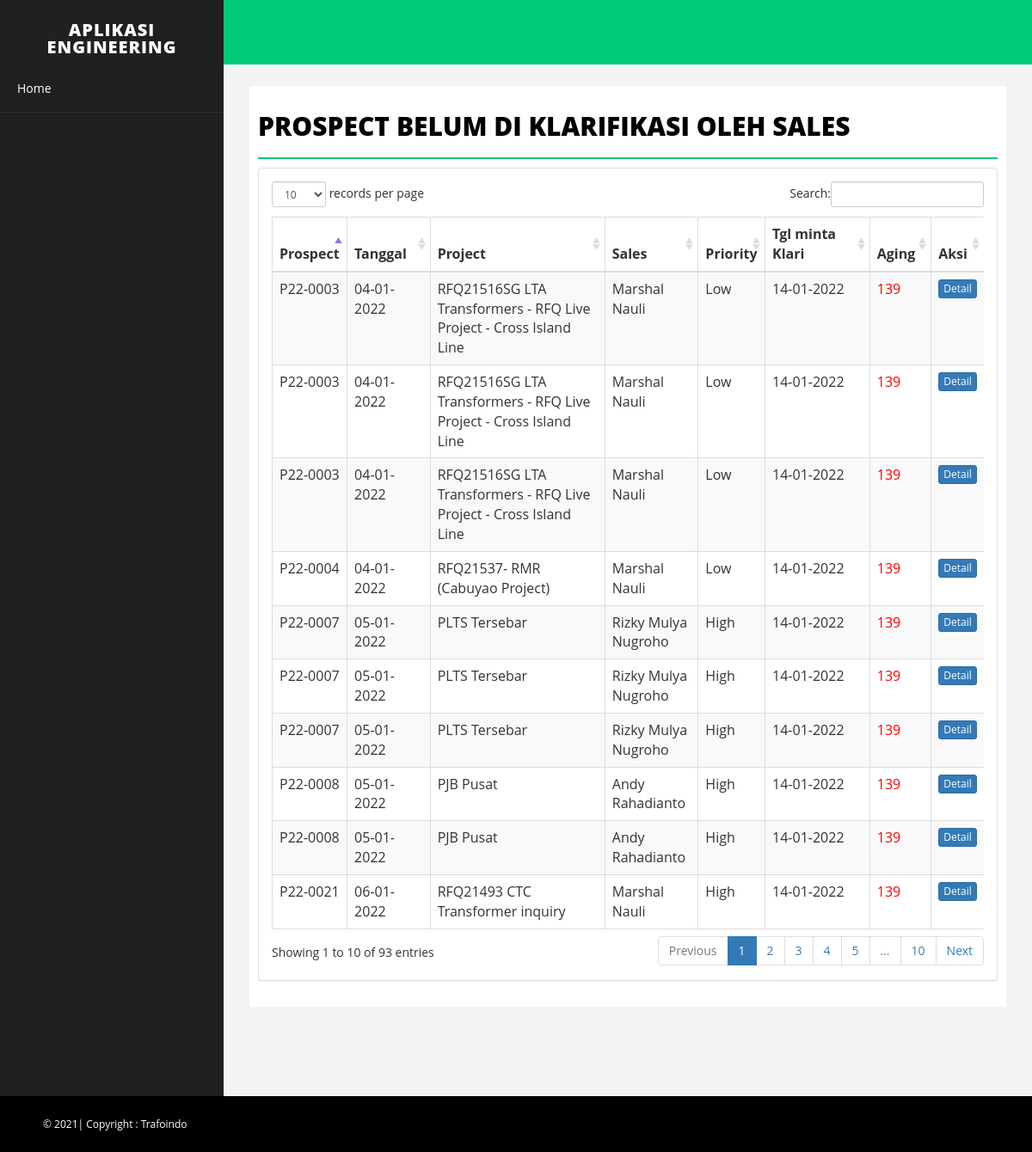
Page /pages/?p=tunggu (signed in) on the committed database.
### tables this page shows
CREATE TABLE `h_rpospect` (
  `id` int(11) NOT NULL,
  `noprospect` varchar(20) NOT NULL,
  `tahun` varchar(10) NOT NULL,
  `tgl_prospect` date NOT NULL,
  `project` varchar(100) NOT NULL,
  `kd_cust` varchar(20) NOT NULL,
  `customer` varchar(100) NOT NULL,
  `alamat` varchar(50) NOT NULL,
  `segment` varchar(50) NOT NULL,
  `sub_segment` varchar(100) NOT NULL,
  `kd_sales` varchar(20) NOT NULL,
  `sales` varchar(30) NOT NULL,
  `priority` varchar(10) NOT NULL,
  `status` int(11) NOT NULL,
  `grupsales` varchar(30) NOT NULL,
  `grupdirektorat` char(50) NOT NULL
);

CREATE TABLE `oil_prospect` (
  `id` int(11) NOT NULL,
  `noprospect` varchar(20) NOT NULL,
  `nopracost` varchar(20) NOT NULL,
  `category` varchar(50) NOT NULL,
  `category_klari` varchar(100) NOT NULL,
  `type_trafo` varchar(100) NOT NULL,
  `type_trafo_klari` varchar(100) NOT NULL,
  `service_condition` varchar(50) NOT NULL,
  `service_condition_klari` varchar(100) NOT NULL,
  `altitude` varchar(11) NOT NULL,
  `altitude_klari` varchar(100) NOT NULL,
  `ambient_temp` varchar(100) NOT NULL,
  `ambient_temp_klari` varchar(100) NOT NULL,
  `standarisasi` varchar(50) NOT NULL,
  `standarisasi_klari` varchar(100) NOT NULL,
  `insulation_thermal` varchar(100) NOT NULL,
  `insulation_thermal_klari` varchar(100) NOT NULL,
  `temp_rise` varchar(11) NOT NULL,
  `temp_rise_klari` varchar(100) NOT NULL,
  `winding_temp` text NOT NULL,
  `winding_temp_klari` text NOT NULL,
  `oil_temp` text NOT NULL,
  `oil_temp_klari` text NOT NULL,
  `rate_capacity` float NOT NULL,
  `rate_capacity_klari` varchar(100) NOT NULL,
  `rate_capacity2` float NOT NULL,
  `rate_capacity2_klari` text NOT NULL,
  `no_phase` varchar(50) NOT NULL,
  `no_phase_klari` varchar(100) NOT NULL,
  `frequency` text NOT NULL,
  `frequency_klari` varchar(100) NOT NULL,
  `primary_voltage` int(11) NOT NULL,
  `primary_voltage_klari` varchar(100) NOT NULL,
  `secondary_voltage` int(11) NOT NULL,
  `secondary_voltage_klari` varchar(100) NOT NULL,
  `vektor_group` varchar(50) NOT NULL,
  `vektor_group_klari` varchar(100) NOT NULL,
  `type_winding` varchar(20) NOT NULL,
  `type_winding_klari` varchar(100) NOT NULL,
  `type_cooling` varchar(50) NOT NULL,
  `type_cooling_klari` varchar(100) NOT NULL,
  `type_cooling1` text NOT NULL,
  `type_cooling2` text NOT NULL,
  `no_tap` int(5) NOT NULL,
  `no_tap_klari` varchar(100) NOT NULL,
  `type_oil` varchar(50) NOT NULL,
  `type_oil_klari` varchar(100) NOT NULL,
  `safety_device` char(50) NOT NULL,
  `safety_device_klari` varchar(100) NOT NULL,
  `temp_indicator` char(50) NOT NULL,
  `temp_indicator_klari` varchar(100) NOT NULL,
  `oil_indicator` char(50) NOT NULL,
  `oil_indicator_klari` varchar(100) NOT NULL,
  `presure_device` char(100) NOT NULL,
  `presure_device_klari` varchar(100) NOT NULL,
  `winding_connection` char(30) NOT NULL,
  `winding_connection_klari` varchar(100) NOT NULL,
  `winding_material` varchar(30) NOT NULL,
  `winding_material_klari` varchar(100) NOT NULL,
  `tap_changer` char(50) NOT NULL,
  `tap_changer_klari` varchar(100) NOT NULL,
  `winding_indicator` char(100) NOT NULL,
  `winding_indicator_klari` varchar(100) NOT NULL,
  `presure_relay` char(150) NOT NULL,
  `presure_relay_klari` varchar(100) NOT NULL,
  `buccholz_relay` char(100) NOT NULL,
  `buccholz_relay_klari` varchar(100) NOT NULL,
  `vacuum_gauge` char(100) NOT NULL,
  `vacuum_gauge_klari` varchar(100) NOT NULL,
  `dig_thermo` char(15) NOT NULL,
  `dig_thermo_klari` varchar(100) NOT NULL,
  `cool_fans` char(10) NOT NULL,
  `cool_fans_klari` varchar(100) NOT NULL,
  `enclosure` char(30) NOT NULL,
  `enclosure_klari` varchar(100) NOT NULL,
  `notes1` varchar(200) NOT NULL,
  `notes1_klari` varchar(100) NOT NULL,
  `notes2` varchar(200) NOT NULL,
  `notes2_klari` varchar(100) NOT NULL,
  `notes3` varchar(200) NOT NULL,
  `notes3_klari` varchar(100) NOT NULL,
  `varian_pros` varchar(5) NOT NULL,
  `tipepracost` varchar(20) NOT NULL,
  `tipeprospect` varchar(20) NOT NULL,
  `tgl_req_klari` date NOT NULL,
  `tgl_resp_klari` date NOT NULL,
  `tgl_app_cust` date NOT NULL,
  `tgl_reject_cust` date NOT NULL,
  `sp_dga` char(5) NOT NULL,
  `sp_sfra` char(5) NOT NULL,
  `sp_delta` char(5) NOT NULL,
  `sp_pd` char(5) NOT NULL,
  `sp_zero` char(5) NOT NULL,
  `test_temp_rise` char(5) NOT NULL,
  `test_impulse` char(5) NOT NULL,
  `test_noise` char(5) NOT NULL,
  `sp_dga_klari` text NOT NULL,
  `sp_sfra_klari` text NOT NULL,
  `sp_delta_klari` text NOT NULL,
  `sp_pd_klari` text NOT NULL,
  `sp_zero_klari` text NOT NULL,
  `test_temp_rise_klari` text NOT NULL,
  `test_impulse_klari` text NOT NULL,
  `test_noise_klari` text NOT NULL,
  `sp_slt` char(5) NOT NULL,
  `sp_slt_klari` char(100) NOT NULL,
  `status` int(11) NOT NULL
);

### pages/Tabel/tunggu.php (the view, shortened to what this page needs)
<div class="row">
    <div class="col-md-12">
        <h1 class="page-head-line" >PROSPECT BELUM DI KLARIFIKASI OLEH SALES</h1>
    </div>
</div>
<div class="row">
                <div class="col-md-12">
                    <div class="panel panel-default">
                        <div class="panel-body">
                            <div class="table-responsive">
								<table class="table table-striped table-bordered table-hover" id="dataTables-example">
                                    <thead>
                                        <tr>
											<th width="70px"><strong>Prospect</strong></th>
											<th width="80px">Tanggal</th>
											<th >Project</th>
											<th ><strong>Sales</strong></th>
											<th width="10px"><strong>Priority</strong></th>
											<th width="105px"><strong>Tgl minta Klari</strong></th>
											<th width="40px"><strong>Aging</strong></th>
											<th width="10px"><strong>Aksi</strong></th>
                                        </tr>
                                    </thead>
                                    <?php
									$query=mysqli_query($GLOBALS["___mysqli_ston"], "SELECT * FROM h_rpospect join oil_prospect on h_rpospect.noprospect=oil_prospect.noprospect where  oil_prospect.status=1");
									while($data=mysqli_fetch_array($query)){
										$tanggal=$data['tgl_prospect'];
										$tglbaru = date('d-m-Y', strtotime($tanggal ));
										$tang=$data['tgl_req_klari'];
										$kepo = date('d-m-Y', strtotime($tang));
										$tanggal_awal     = new DateTime($data['tgl_req_klari']);
										$tanggal_sekarang = new DateTime();
										$interval         = $tanggal_sekarang->diff($tanggal_awal)->format("%a");
									?>
                                   <tr>
									<td><?php echo $data['noprospect'];?></td>
									<td><?php echo $tglbaru; ?></td>
									<td><?php echo $data['project'];?></td>
									<td><?php echo $data['sales'];?></td>
									<td><?php echo $data['priority'];?></td>
									<td><?php echo $kepo;?></td>
									<td><font color='red'><?php echo $interval;?></color></td>
									<td>
							<center><a href="tabel/tunggu_detail.php?noprospect=<?php echo $data['noprospect']; ?>" class="btn btn-xs btn-primary tipsy-kiri-atas" title='Detail'> Detail </a></center>
									</td>
									</tr>
                                    <?php } ?>
                                </table>
                            </div>
                        </div>
                    </div>
                </div>
</div>

### pages/index.php (shortened to what this page needs)
<?php
if (empty($_SESSION['username']) AND empty($_SESSION['password'])) {
    echo "<script>window.location=('../index.php')</script>";
}else{
?>
<!DOCTYPE html>
<html>
<head>
    <link href="../assets/css/bootstrap.css" rel="stylesheet" />
    <link href="../assets/css/font-awesome.css" rel="stylesheet" />
    <link href="../assets/css/basic.css" rel="stylesheet" />
    <link href="../assets/css/custom.css" rel="stylesheet" />
    <link href="../assets/js/dataTables/dataTables.bootstrap.css" rel="stylesheet" />
</head>
<body>
    <div id="wrapper">
        <nav class="navbar navbar-default navbar-cls-top " role="navigation" style="margin-bottom: 0">
            <div class="navbar-header">
                 <a class="navbar-brand" href="?p=home">APLIKASI ENGINEERING</a>
        </div>
            <div class="header-right">
            </div>
        </nav>
        <nav class="navbar-default navbar-side" role="navigation">
            <div class="sidebar-collapse">
                <ul class="nav" id="main-menu">
                    <li>
                        <a href="index.php?p=home"><i class="fa fa-dashboard "></i> Home </a>
                    </li>
                </ul>
            </div>
        </nav>
        <div id="page-wrapper">
            <div id="page-inner">
                <div class="row">
                    <div class="col-md-12">
                        <?php
                             include 'main.php';
                        ?>
                    </div>
                </div>
            </div>
        </div>
    </div>
    <div id="footer-sec">
          &copy; 2021| Copyright : <a href="" target="_blank">Trafoindo</a>
    </div>
</body>
</html>
<?php
}
?>

### pages/main.php
<?php
$page=isset($_GET['p']) ? $_GET['p'] : 'home';
if($page=='home'){
	include 'home.php';
}
elseif ($page=='target') {
	include 'tabel/target.php';
}
elseif ($page=='aksi') {
	include 'tabel/aksi.php';
}
elseif ($page=='lokasi') {
	include 'tabel/lokasi.php';
}
elseif ($page=='user') {
	include 'tabel/user.php';
}
elseif ($page=='new_prospect') {
	include 'tabel/new_prospect.php';
}
elseif ($page=='newprospectdetail') {
	include 'tabel/new_prospect_detail.php';
}
elseif ($page=='newprospectdetailmoreoil') {
	include 'tabel/new_prospect_detail_more_oil.php';
}
elseif ($page=='tunggu') {
	include 'tabel/tunggu.php';
}
elseif ($page=='form_spec_close') {
	include 'tabel/formspec_close.php';
}
elseif ($page=='new_klarifikasi') {
	include 'tabel/new_klarifikasi.php';
}
elseif ($page=='form_spec') {
	include 'tabel/form_spec.php';
}
elseif ($page=='form_spec_open') {
	include 'tabel/formspec_open.php';
}
elseif ($page=='form_spec_progress') {
	include 'tabel/formspec_progress.php';
}
elseif ($page=='form_spec_wait_approve') {
	include 'tabel/formspec_wait_approve.php';
}
elseif ($page=='form_spec_terima_sales') {
	include 'tabel/formspec_terima_sales.php';
}
elseif ($page=='form_spec_release') {
	include 'tabel/formspec_release.php';
}
elseif ($page=='formspec_reject') {
	include 'tabel/formspec_reject.php';
}
elseif ($page=='minta_material') {
	include 'tabel/minta_material.php';
}
elseif ($page=='minta_koreksi') {
	include 'tabel/minta_koreksi.php';
}
elseif ($page=='form_spec_reject_spv') {
	include 'tabel/formspec_reject_spv.php';
}
elseif ($page=='trafo_oil_std') {
	include 'tabel/trafo_oil_std.php';
}
elseif ($page=='create_trafo_oil_std') {
	include 'tabel/create_trafo_oil_std.php';
}
elseif ($page=='update_trafo_oil_std') {
	include 'tabel/update_trafo_oil_std.php';
}
elseif ($page=='delete_trafo_oil_std') {
	include 'tabel/delete_trafo_oil_std.php';
}
elseif ($page=='trafo_dry_std') {
	include 'tabel/trafo_dry_std.php';
}
elseif ($page=='create_trafo_dry_std') {
	include 'tabel/create_trafo_dry_std.php';
}
elseif ($page=='update_trafo_dry_std') {
	include 'tabel/update_trafo_dry_std.php';
}
elseif ($page=='delete_trafo_dry_std') {
	include 'tabel/delete_trafo_dry_std.php';
}
?>

### assets/css/basic.css (style rules this page uses)
body { font-family: 'Open Sans', sans-serif; line-height:25px; }
#wrapper { width: 100%; background: #202020; }
#page-wrapper { padding: 15px 15px; min-height: auto; background: #F3F3F3; }
#page-inner { width: 100%; margin: 10px 20px 10px 0px; background-color: #fff!important; padding: 10px; min-height: auto; }
.page-head-line { font-size: 30px; text-transform: uppercase; color: #000; font-weight: 800; padding-bottom: 20px; border-bottom: 2px solid #00CA79; margin-bottom: 10px; }
.navbar-cls-top .navbar-brand { color: #fff; background: #202020; width: 260px; text-align: center; height: 75px; font-size: 20px; letter-spacing: 1px; font-weight: 900; padding-top: 25px; text-transform:uppercase; }
.header-right { color: #fff; padding: 15px 50px 5px 50px; float: right; font-size: 16px; }
.sidebar-collapse, .sidebar-collapse .nav { background: none; }
.sidebar-collapse .nav { padding: 0; }
.sidebar-collapse .nav > li > a { color: #fff; background: #202020; text-shadow: none; padding: 15px 40px; border-bottom: 1px solid #2F2E31; }
.sidebar-collapse > .nav > li > a { padding: 15px 10px; }
.navbar-side { border: none; background-color: #202020; }
.navbar-cls-top { background: #00CA79; border-bottom: none; }
.navbar-default { border: 0px solid black; }
.navbar-header { background: #000000; }
#footer-sec { background-color:#000; padding:20px 50px; color:#fff; font-size:12px; }
#footer-sec a { color:#fff; }
@media (min-width:768px) { #page-wrapper { margin: 0 0 0 260px; padding: 15px 30px; min-height: 1200px; } }
@media (min-width:768px) { .navbar-side { z-index: 1; position: absolute; width: 260px; } }
@media (min-width:768px) { .navbar { border-radius: 0px; } }

### rows in the picture
h_rpospect: oil_prospect.noprospect "P22-0003", tgl_prospect "04-01-2022", project "RFQ21516SG LTA Transformers - RFQ Live Project - Cross Island Line", sales "Marshal Nauli", priority "Low", oil_prospect.tgl_req_klari "14-01-2022"
h_rpospect: oil_prospect.noprospect "P22-0004", tgl_prospect "04-01-2022", project "RFQ21537- RMR (Cabuyao Project)", sales "Marshal Nauli", priority "Low", oil_prospect.tgl_req_klari "14-01-2022"
h_rpospect: oil_prospect.noprospect "P22-0007", tgl_prospect "05-01-2022", project "PLTS Tersebar", sales "Rizky Mulya Nugroho", priority "High", oil_prospect.tgl_req_klari "14-01-2022"
h_rpospect: oil_prospect.noprospect "P22-0008", tgl_prospect "05-01-2022", project "PJB Pusat", sales "Andy Rahadianto", priority "High", oil_prospect.tgl_req_klari "14-01-2022"
h_rpospect: oil_prospect.noprospect "P22-0021", tgl_prospect "06-01-2022", project "RFQ21493 CTC Transformer inquiry", sales "Marshal Nauli", priority "High", oil_prospect.tgl_req_klari "14-01-2022"
